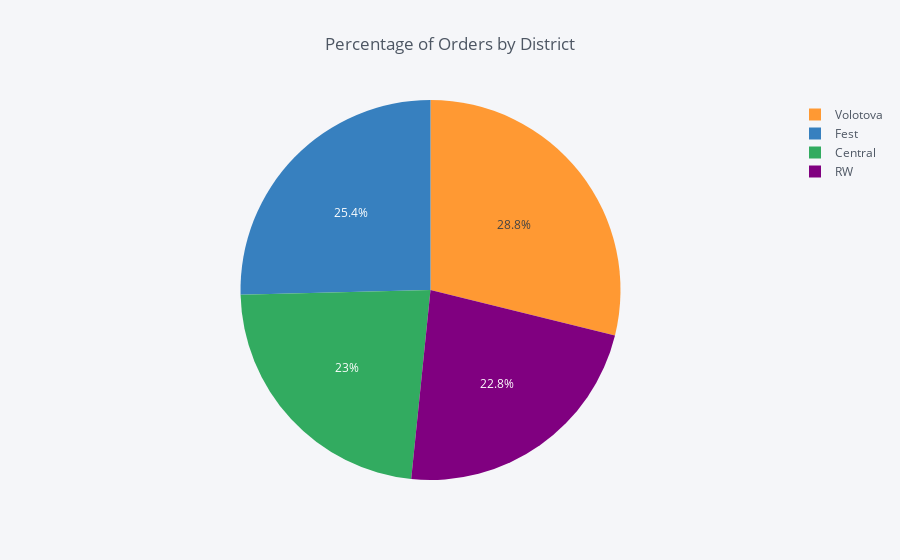

Notebook code cell kept with this figure:
### Code cell
orders_distr.iplot(kind='pie', 
                   labels='district', 
                   values='total_orders', 
                   title='Percentage of Orders by District')

### Figure 1 — Plotly figure (JSON) as saved in the notebook; plotly's stock layout.template omitted (floating-point values rounded to 4 significant figures)
{"data": [{"labels": ["Volotova", "Fest", "Central", "RW"], "marker": {"colors": ["rgba(255, 153, 51, 1.0)", "rgba(55, 128, 191, 1.0)", "rgba(50, 171, 96, 1.0)", "rgba(128, 0, 128, 1.0)"]}, "name": "", "type": "pie", "values": [276, 243, 220, 218]}], "layout": {"legend": {"bgcolor": "#F5F6F9", "font": {"color": "#4D5663"}}, "paper_bgcolor": "#F5F6F9", "plot_bgcolor": "#F5F6F9", "title": "Percentage of Orders by District", "titlefont": {"color": "#4D5663"}}}
